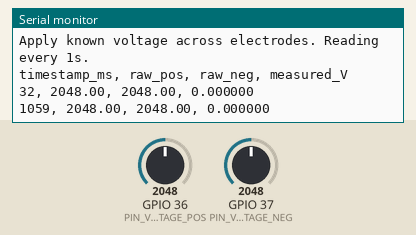
Bench run of a sketch on a simulated ESP32. Parts: the last lines printed to the serial monitor. The test bench sets the inputs (shaded band); at power-on: GPIO 36 (PIN_VOLTAGE_POS) = 2048, GPIO 37 (PIN_VOLTAGE_NEG) = 2048.

Above: at 1.2 s.
1.3 s: GPIO 36 (PIN_VOLTAGE_POS) set to 2866
At 2.6 s:
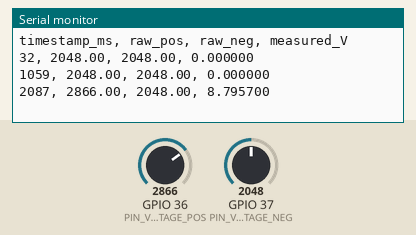
2.8 s: GPIO 37 (PIN_VOLTAGE_NEG) set to 2866
At 3.9 s:
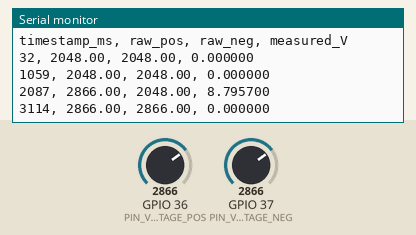
4.3 s: GPIO 36 (PIN_VOLTAGE_POS) set to 3603
At 4.3 s:
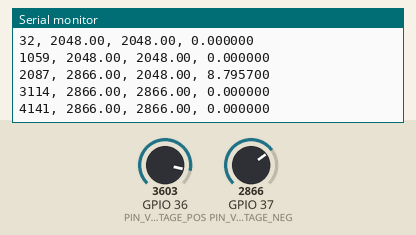
5.8 s: GPIO 37 (PIN_VOLTAGE_NEG) set to 3603
At 7.0 s:
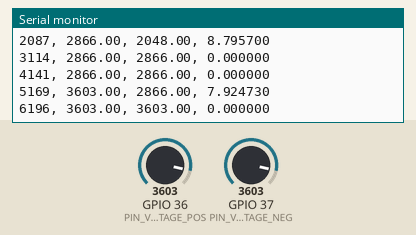
Timing chart, 0 to 8.3 s (numbered marks = the images above; inputs shaded):
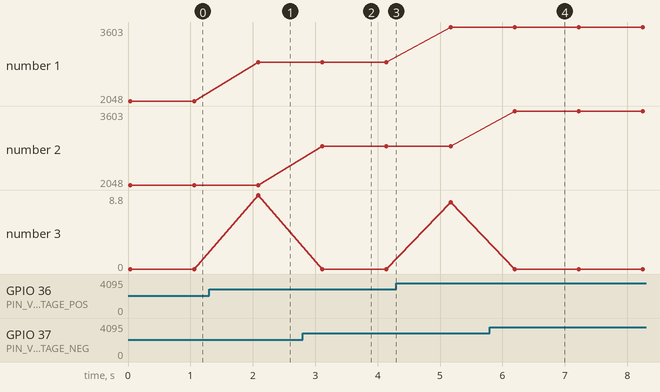

The sketch:

calibrate_voltage.ino
```cpp
/*
 * Voltage Measurement Calibration Sketch
 * Apply known voltages via bench supply; cross-check with DMM.
 */
#include <Arduino.h>
#define PIN_VOLTAGE_POS A0
#define PIN_VOLTAGE_NEG A1
#define VREF 1.1f
#define OVERSAMPLING 64
#define VOLTAGE_DIVIDER_RATIO 10.0f

void setup() {
  Serial.begin(115200);
  analogReference(INTERNAL);
  Serial.println("Voltage Calibration");
  Serial.println("Apply known voltage across electrodes. Reading every 1s.");
  Serial.println("timestamp_ms, raw_pos, raw_neg, measured_V");
}

void loop() {
  long sPos = 0, sNeg = 0;
  for (int i = 0; i < OVERSAMPLING; i++) {
    sPos += analogRead(PIN_VOLTAGE_POS);
    sNeg += analogRead(PIN_VOLTAGE_NEG);
    delayMicroseconds(200);
  }
  float vPos = (sPos / (float)OVERSAMPLING) * (VREF / 1023.0f) * VOLTAGE_DIVIDER_RATIO;
  float vNeg = (sNeg / (float)OVERSAMPLING) * (VREF / 1023.0f) * VOLTAGE_DIVIDER_RATIO;
  Serial.printf("%lu, %.2f, %.2f, %.6f\n", millis(),
    sPos/(float)OVERSAMPLING, sNeg/(float)OVERSAMPLING, vPos - vNeg);
  delay(1000);
}
```

Measured:
- after the input at 1.3 s, the serial monitor: prints a new line after 0.79 s (image 1)
- after the input at 2.8 s, the serial monitor: prints a new line after 0.31 s (image 2)
- after the input at 5.8 s, the serial monitor: prints a new line after 0.40 s (image 4)
- plotted number 1: 2048 → 2866 after the input at 1.3 s, 2866 → 3603 after the input at 4.3 s
- plotted number 3: 0 → 8.8 after the input at 1.3 s, 0 → 7.92 after the input at 4.3 s
